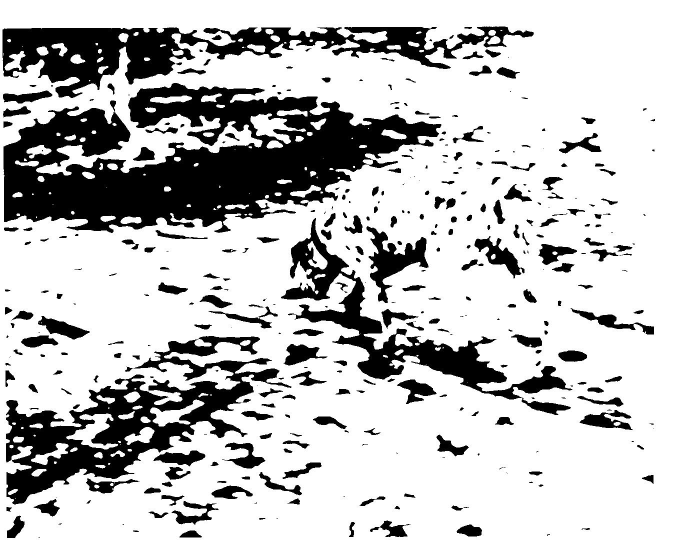
%> input picture Image Analysis and Computer Vision - DD2423/DD2423_Lab_Files/Images/dog.jpg, 1392 x 1117 px (shown at 1/2 size)
$ octave --eval "mean_shift('../DD2423_Lab_Files/Images/dog.jpg');"   (GNU Octave 9; MATLAB toolbox functions it lacks are replaced by stand-ins)
%> lines starting %> are read from the running program, lines starting %| are printed output that depends on the picture
function mean_shift(image)
%> called with image = '../DD2423_Lab_Files/Images/dog.jpg'
    scale_factor = 0.5;       % image downscale factor
    spatial_bandwidth = 10.0;  % spatial bandwidth
    colour_bandwidth = 5.0;   % colour bandwidth
    num_iterations = 200;      % number of mean-shift iterations
    image_sigma = 1.0;        % image preblurring scale

    I = imread(image);
%> I is the input picture: size 1117x1392 uint8; min 0, max 255, mean 195.5
    I = imresize(I, scale_factor);
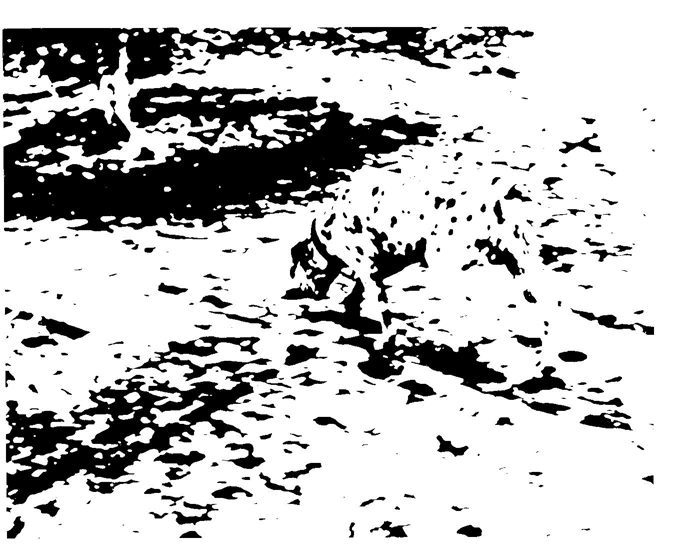
%> I: size 559x696 uint8; min 0, max 255, mean 195.5
    Iback = I;
    d = 2*ceil(image_sigma*2) + 1;
    h = fspecial('gaussian', [d d], image_sigma);
    I = imfilter(I, h);
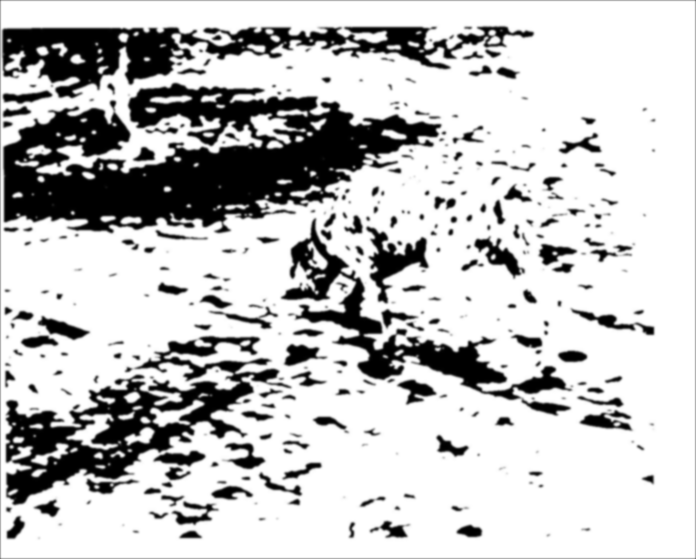
%> I: size 559x696 uint8; min 0, max 255, mean 194.9

%> (the run ends here)
